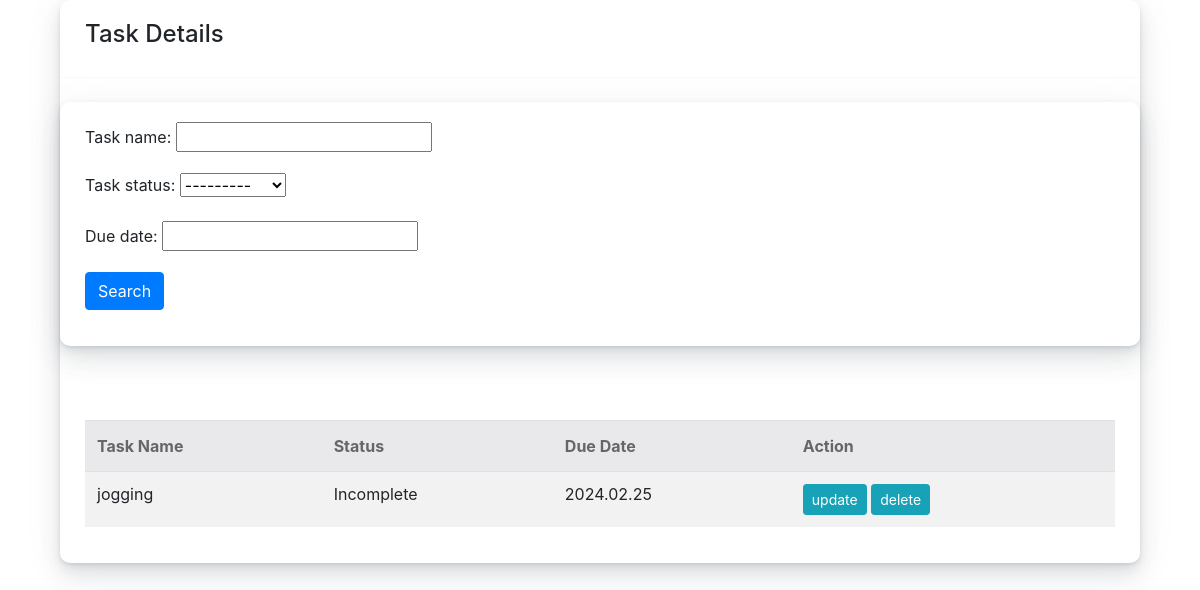
/home/, run on an earlier commit of the app's database.
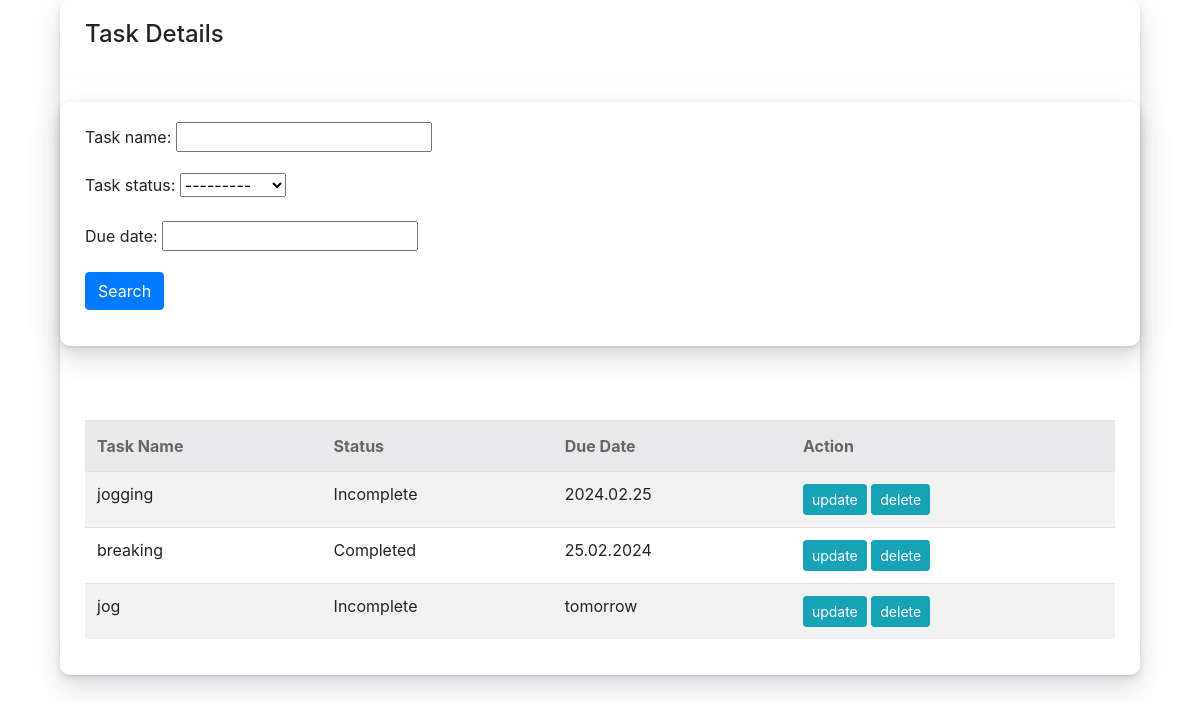
And on a later commit of the database.
### projectfiles/models.py (models this page shows, shortened)
class Task(models.Model):
    STATUS = (
        ('Completed', 'Completed'),
        ('Incomplete', 'Incomplete'),
    )
    task_name = models.CharField(max_length=200, null=True)
    task_status = models.CharField(max_length=200, choices=STATUS, null=True)
    due_date = models.CharField(max_length=200, null=True)

### projectfiles/views.py (the view)
# urls.py: path('home/', views.homePage, name='home'),
def homePage(request):
    task = Task.objects.all()
    myFilter = TaskFilter(request.GET, queryset=task)
    task = myFilter.qs
    context = {'task': task, 'myFilter': myFilter}
    return render(request, 'projectfiles/homePage.html', context)

### projectfiles/templates/projectfiles/homePage.html (shortened to what this page needs)
{% load static %}
{% block content %}
<html lang="en">
<head>
    <link href="https://cdn.jsdelivr.net/npm/bootstrap@4.4.1/dist/css/bootstrap.min.css" rel="stylesheet">
    <link href="{% static 'css/main.css' %}" rel="stylesheet">
</head>
<body>
    <link rel="stylesheet" href="https://cdnjs.cloudflare.com/ajax/libs/font-awesome/5.12.1/css/all.min.css" />
    <div class="container">
        <div class="col-md-12 col-12 col-sm-12">
            <div class="card">
                <div class="card-header">
                    <h4>Task Details</h4>
                </div>
                <br>
                <div class="row">
                    <div class="col">
                        <div class="card card-body">
                            <form method="get">
                                {{myFilter.form.as_p}}
                                <button class="btn btn-primary" type="submit">Search</button>
                            </form>
                        </div>
                    </div>
                </div>
                <br>
                <div class="card-body">
                    <div class="table-responsive">
                        <table class="table table-striped">
                            <thead>
                                <tr>
                                    <th>Task Name</th>
                                    <th>Status</th>
                                    <th>Due Date</th>
                                    <th>Action</th>
                                </tr>
                            </thead>
                            <tbody>
                                <form method="POST">
                                    {% for load in task %}
                                        <tr>
                                            <td>{{ load.task_name }}</td>
                                            <td>{{ load.task_status }}</td>
                                            <td>{{ load.due_date }}</td>
                                            <td>
                                                <a href="{% url 'update_task' pk_test=load.pk %}" class="btn btn-sm btn-info">update</a>
                                                <a href="{% url 'delete_task' pk=load.pk %}" class="btn btn-sm btn-info">delete</a>
                                            </td>
                                        </tr>
                                    {% endfor %}
                                </form>
                            </tbody>
                        </table>
                    </div>
                </div>
            </div>
        </div>
    </div>
</body>
</html>
{% endblock %}

What changed in the data, as far as the page shows it:
added Task: task_name "breaking", task_status "Completed", due_date "25.02.2024"
added Task: task_name "jog", task_status "Incomplete", due_date "tomorrow"
